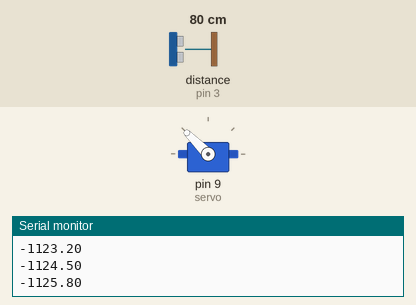
This sketch was run on a simulated Arduino Uno, built with avr-gcc and run on an emulated ATmega328P. Shown: servo, the last lines printed to the serial monitor. Wiring (inferred from the names in the program): ultrasonic range finder: trigger pin 2; echo pin 3. The inputs (shaded band) are chosen by the test bench; at power-on: distance to the obstacle (sensor on pin 3) 80 cm. The echo pulse lasts 58.3 µs per cm.

Above: at 1.2 s.
1.3 s: distance to the obstacle (sensor on pin 3) set to 2 cm
At 4.15 s:
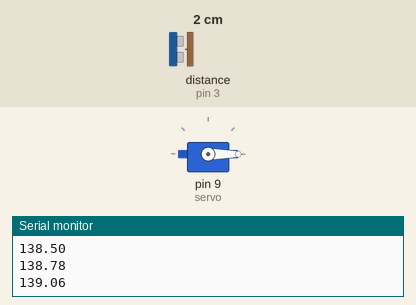
4.3 s: distance to the obstacle (sensor on pin 3) set to 9 cm
At 4.43 s:
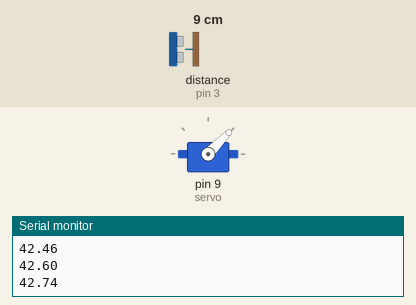
7.3 s: distance to the obstacle (sensor on pin 3) set to 18 cm
At 16.0 s:
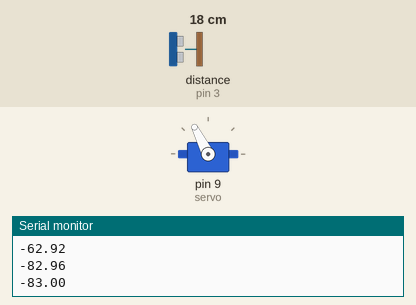
Timing chart, 0 to 16.3 s (numbered marks = the images above; inputs shaded):
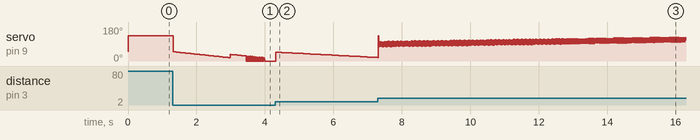

The sketch:

Ball_Balancing_Robot.ino
```cpp
#include <Servo.h>
Servo servo;

#define trig 2//trig pin set as 2
#define echo 3//echo pin set as 3

#define kp 15// Presessure
#define ki 0.02//integreal
#define kd 20//Deriative

double priError = 0;
double toError = 0;

void setup() {
  pinMode(trig, OUTPUT);
  pinMode(echo, INPUT);
  servo.attach(9);//servo pin set as digital 9
  Serial.begin(9600);//serial begin starts
  servo.write(50);// servo rotates

}
void loop() {
  PID();
  //  int a = distance();
  //  Serial.println(a);
}

long distance () {
  digitalWrite(trig, LOW);
  delayMicroseconds(4);
  digitalWrite(trig, HIGH);
  delayMicroseconds(10);
  digitalWrite(trig, LOW);

  long t = pulseIn(echo, HIGH);
  long cm = t / 29 / 2;
  return cm;
}

void PID() {
  int dis = distance ();


  int setP = 15;//distance
  double error = setP - dis;


  double Pvalue = error * kp;
  double Ivalue = toError * ki;
  double Dvalue = (error - priError) * kd;

  double PIDvalue = Pvalue + Ivalue + Dvalue;
  priError = error;
  toError += error;
  Serial.println(PIDvalue);
  int Fvalue = (int)PIDvalue;


  Fvalue = map(Fvalue, -135, 135, 135, 0);


  if (Fvalue < 0) {
    Fvalue = 0;
  }
  if (Fvalue > 135) {
    Fvalue = 135;
  }

  servo.write(Fvalue);
}
```
